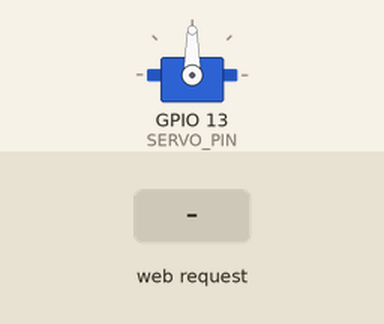
Recording of a sketch running on a simulated ESP32-C3. Parts: servo. The test bench sets the inputs (shaded band). What the sketch prints to the serial monitor is not drawn.

Above: at 1.2 s.
1.3 s: HTTP request GET /servo/180 received
At 1.6 s:
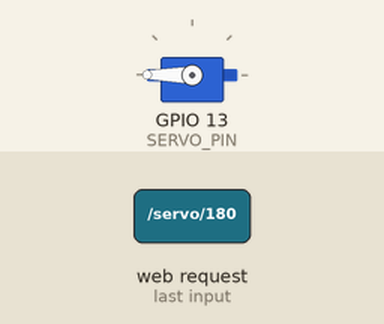
2.8 s: HTTP request GET /servo/0 received
At 3.9 s:
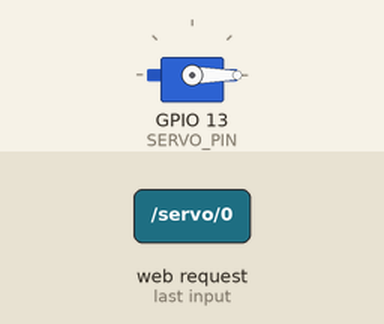
4.3 s: HTTP request GET /servo/90 received
At 5.1 s:
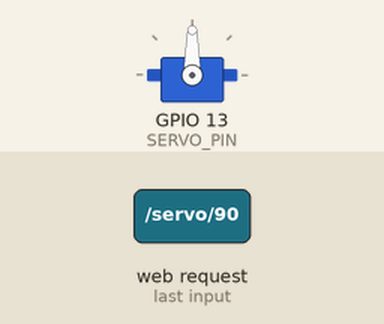
5.8 s: HTTP request GET /servo/ received
At 6.2 s:
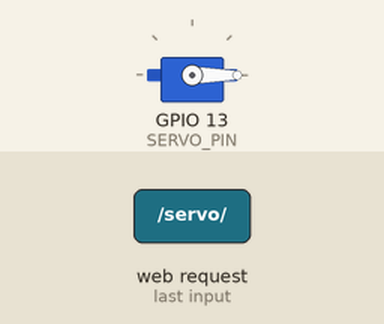
Timing chart, 0 to 8.3 s (numbered marks = the images above; inputs shaded):
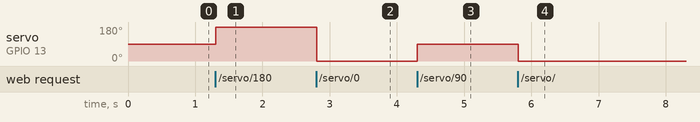

Measured:
- after the input at 1.3 s, servo on GPIO 13 (SERVO_PIN): 90° → 180° at once
- after the input at 2.8 s, servo on GPIO 13 (SERVO_PIN): 180° → 0° at once
- after the input at 4.3 s, servo on GPIO 13 (SERVO_PIN): 0° → 90° at once
- after the input at 5.8 s, servo on GPIO 13 (SERVO_PIN): 90° → 0° at once

The sketch:

3_serverServo.ino
```cpp
/*
  DM3014 Interactive Devices, Ashley Hi 2026
  Week 9 - Remote Interfaces
  ESP32-C3 Server Servo Control
  Move a 180° servo motor over web server.
  Additional Components: Servo Motor
*/

// ====== Reference Libraries ======
#include <WiFi.h>
#include <ESP32Servo.h>

// ====== Network Credentials ======
const char* ssid     = "ESP32-Access-Emi"; // *** edit AP name here
const char* password = "jessie331";         // *** edit password here

// ====== Network Settings ======
WiFiServer server(80);
String header;        // variable stores HTTP request
int servo_angle = 90; // variable stores current servo angle (0-180)

// ====== Assign Servo Pin ======
#define SERVO_PIN 13
Servo myServo;

// ====== Webpage ======
// *** edit the page here, written exactly like a normal HTML file
// %ANGLE% is a placeholder: it gets swapped for the current servo angle,
const char webpage[] = R"HTML(
<!DOCTYPE html>
<html>
<head>
  <meta name="viewport" content="width=device-width, initial-scale=1">
  <link rel="icon" href="data:,">
  <style>
    html { font-family: Helvetica; text-align: center; }
    .button {
      background-color: #C3EAFA;
      color: #053142;
      border: 2px solid #94CBE3;
      border-radius: 50%;
      width: 90px;
      height: 90px;
      padding: 0;
      font-size: 20px;
      margin: 2px;
      cursor: pointer;
    }
    .compass {
      display: grid;
    grid-template-columns: repeat(3, auto);
    justify-content: center;
    gap: 10px;
    margin-top: 20px;
    }
    .north { grid-column: 2; grid-row: 1; }
    .west  { grid-column: 1; grid-row: 2; }
    .east  { grid-column: 3; grid-row: 2; }

  </style>
</head>
<body>
  <h1>ESP32 Mini Compass</h1>
  <p>Servo Angle - %ANGLE%&deg;</p>

  <!-- add more angles by copying a line and changing both numbers -->
  <div class="compass">
    <a class="north" href="/servo/90"><button class="button">north</button></a>
    <a class="west"  href="/servo/180"><button class="button">west</button></a>
    <a class="east"  href="/servo/0"><button class="button">east</button></a>
  </div>

</body>
</html>
)HTML";

void setup() {
  // ESP32PWM::allocateTimer(0);
  // ESP32PWM::allocateTimer(1);
  // ESP32PWM::allocateTimer(2);
  // ESP32PWM::allocateTimer(3);
  // ====== Setup Serial Monitor ======
  Serial.begin(115200);

  // ====== Setup Servo ======
  myServo.setPeriodHertz(50);           // standard servos expect 50 Hz
  myServo.attach(SERVO_PIN, 500, 2400); // pulse width range in microseconds
  myServo.write(servo_angle);           // move to start position

  // ====== Setup ESP as Access Point ======
  Serial.print("Setting AP (Access Point)…");
  WiFi.softAP(ssid, password);
  IPAddress IP = WiFi.softAPIP();
  Serial.print("IP Address: ");
  Serial.println(IP);
  server.begin();
}

void loop(){
  WiFiClient client = server.available(); // listen for incoming clients
  if (client) {                           // if a new client connects
    Serial.println("New Client");
    String currentLine = "";
    unsigned long startTime = millis();   // note when client connected (for timeout)
    while (client.connected() && millis() - startTime < 2000) { // set a 2s timeout
      if (client.available()) {           // if there's bytes to read from the client
        char c = client.read();           // read a byte
        Serial.write(c);
        header += c;
        if (c == '\n') {
          if (currentLine.length() == 0) {
            // ====== Setup Webpage ======
            client.println("HTTP/1.1 200 OK");
            client.println("Content-type:text/html");
            client.println("Connection: close");
            client.println();

            // ====== Move Servo ======
            int pos = header.indexOf("GET /servo/");
            if (pos >= 0) {
              servo_angle = constrain(header.substring(pos + 11).toInt(), 0, 180); // read the number after /servo/
              Serial.println("servo to " + String(servo_angle));
              myServo.write(servo_angle);
            }

            // ====== Display HTML Webpage ======
            String page = webpage;                        // copy webpage from top of the sketch
            page.replace("%ANGLE%", String(servo_angle)); // fill in the current angle
            client.print(page);                           // send it to the browser
            client.println();                             // HTTP response ends with another blank line
            break;                                        // break out of the while loop
          } else {
            currentLine = "";
          }
        } else if (c != '\r') {
          currentLine += c;
        }
      }
    }
    header = "";   // clear the header variable
    client.stop(); // close the connection
    Serial.println("Client disconnected.");
    Serial.println("");
  }
}
```
